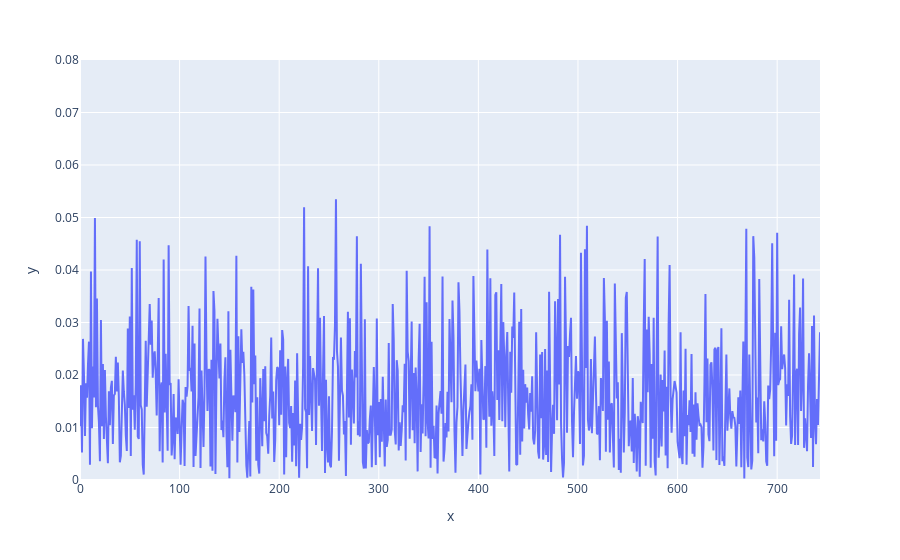

The code cell stored with this chart in its notebook:
### Code cell
fig = px.line(
    y=[ten.item() for ten in generated_dt[:, 1]]
)


fig.update_layout(
    yaxis_range=[0, 0.08]
)
fig.show()

### Figure 1 — Plotly figure (JSON) as saved in the notebook; plotly's stock layout.template omitted (floating-point values rounded to 4 significant figures; data arrays with more than 128 entries replaced by an {"elided": "..."} marker saying what was removed)
{"data": [{"hovertemplate": "x=%{x}<br>y=%{y}<extra></extra>", "legendgroup": "", "line": {"color": "#636efa", "dash": "solid"}, "mode": "lines", "name": "", "orientation": "v", "showlegend": false, "type": "scatter", "x": {"elided": "744 int values"}, "xaxis": "x", "y": {"elided": "744 float values"}, "yaxis": "y"}], "layout": {"legend": {"tracegroupgap": 0}, "margin": {"t": 60}, "xaxis": {"anchor": "y", "domain": [0, 1], "title": {"text": "x"}}, "yaxis": {"anchor": "x", "domain": [0, 1], "range": [0, 0.08], "title": {"text": "y"}}}}
